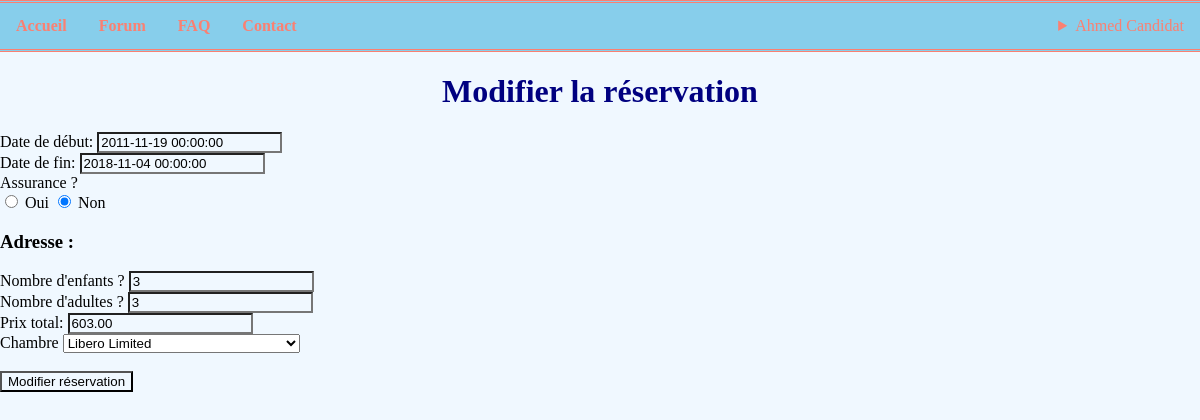
The page /index.php?section=updatereservation&reservation=2 (signed in) on the database its author committed.
### tables this page shows
CREATE TABLE IF NOT EXISTS `user` (
  `userId` int(11) NOT NULL AUTO_INCREMENT,
  `firstName` varchar(50) NOT NULL,
  `lastName` varchar(50) NOT NULL,
  `email` varchar(50) NOT NULL,
  `country` varchar(50) NOT NULL,
  `phone` varchar(20) NOT NULL,
  `password` varchar(50) NOT NULL,
  `roleId` int(11) NOT NULL,
  PRIMARY KEY (`userId`),
  FOREIGN KEY (`roleId`) REFERENCES `role`(`roleId`)
);

CREATE TABLE IF NOT EXISTS `reservation` (
  `reservationId` int(11) NOT NULL AUTO_INCREMENT,
  `startDate` datetime NOT NULL,
  `endDate` datetime NOT NULL,
  `insurance` tinyint(1) NOT NULL,
  `isCancelled` tinyint(1) NOT NULL,
  `childrenQuantity` int(1) NOT NULL,
  `adultQuantity` int(1) NOT NULL,
  `totalPrice` decimal(5,2) NOT NULL,
  `roomId` int(11) NOT NULL,
  `userId` int(11) NOT NULL,
  PRIMARY KEY (`reservationId`),
  FOREIGN KEY (`roomId`) REFERENCES `room`(`roomId`),
  FOREIGN KEY (`userId`) REFERENCES `user`(`userId`)
);

### Controllers/navigation.php (called while the page is built, shortened)
<?php
require_once('Models/User.php');
$client = false;
$admin = false;
if(isset($_SESSION["login"]) && isset($_SESSION["roleId"])){
    $login = $_SESSION["login"];
    $roleId = $_SESSION["roleId"];
    $dbUser = $user->getById($login);
    $userName = $dbUser["firstName"] . " " . $dbUser["lastName"];
    if($roleId == 1){
        $client = true;
    }
    else if($roleId == 2){
        $admin = true;
    }
}
require_once('Views/Pages/navigation.php')
?>

### Models/User.php (called while the page is built, shortened)
<?php
class User extends Connection{
    public function getById ($id){
		$pdo = $this->dbConnection();
		$stmt = $pdo->prepare("SELECT * FROM USER WHERE userId=?");
        $stmt->execute([$id]);
        return $user = $stmt->fetch();
    }
 }
?>

### Models/Reservation.php (called while the page is built, shortened)
<?php
class Reservation extends Connection{
	public function getReservation($reservationId){
		$pdo = $this->dbConnection();
		$request = "SELECT * FROM reservation WHERE reservationId = :reservationId";
		$objects = $pdo->prepare($request);
		$objects->execute(array(
			'reservationId' => $reservationId
		));
		return $objects->fetch();
	}
	public function getRoom($roomId){
		$pdo = $this->dbConnection();
		$stmt = $pdo->prepare("SELECT * FROM room WHERE roomId=?");
		$stmt->execute([$roomId]);
		return $review = $stmt->fetch();
	}
	public function getRooms(){
		$pdo = $this->dbConnection();
		$request = "SELECT * FROM room";
		$objects = $pdo->query($request);
		return $objects->fetchAll(PDO::FETCH_ASSOC);
	}
}

### Controllers/Admin/ReservationsControllers/update.php (the view, shortened to what this page needs)
<?php
require_once("Models/Reservation.php");
$room = $con->getRoom("roomId");
$reservation = $con->getReservation($_GET["reservation"]);
$rooms = $con->getRooms();
$roomResult = "";
foreach ($rooms as $eachRoom) {
	if($eachRoom["roomId"]==$reservation['roomId']){
		$roomResult.= "<option value=". $eachRoom["roomId"]." selected>". $eachRoom["roomName"] . "</option>" ;
	}
	else{
		$roomResult.= "<option value=". $eachRoom["roomId"].">". $eachRoom["roomName"] . "</option>";
	}
}
require_once("Views/Admin/ReservationsViews/update.php");
?>

### Views/Pages/navigation.php (shortened to what this page needs)
<nav id="navigation">
	<ul class="menu">
		<li class="navigation"><a href=".">Accueil</a></li>
		<li class="navigation"><a href="?section=forum">Forum</a></li>
		<li class="navigation"><a href="?section=faq">FAQ</a></li>
		<li class="navigation"><a href="?section=contact">Contact</a></li>
		<?php
		if($client){
			?>
			<li id="profil">
				<details>
					<summary><?= $userName ?></summary>
					<li><a href="?section=profil">Profil</a></li>
					<li><a href="?section=historique">Historique</a></li>
					<li><a href="?section=deconnexion">Déconnexion</a></li>
				</details>
			</li>
			<?php
		}
		else if($admin){
			?>
			<li id="profil">
				<details>
					<summary><?= $userName ?></summary>
				</details>
			</li>
			<?php
		}
		else{
			?>
			<li class="login navigation" ><a href="?section=login">Login</a></li>
			<?php
		}
		?>
	</ul>
</nav>

### Views/Admin/ReservationsViews/update.php (shortened to what this page needs)
	<h1>Modifier la réservation</h1>
	<form action="#" method="post">
		<div class="FormHostelName FormHostelGroups">
			<label for="">Date de début:</label>
			<input type="text" name="startDate" value="<?= $reservation["startDate"]?>">
		</div>
		<div class="FormHostelName FormHostelGroups">
			<label for="">Date de fin:</label>
			<input type="text" name="endDate" value="<?= $reservation["endDate"]?>">
		</div>
		<div class="FormHostelStars FormHostelGroups">
			<label for="">Assurance ?</label>
			<div>
				<label>
					<input type="radio" name="insurance" value="0" <?php if($reservation["insurance"] == 0){ echo "checked";} ?> />
					<span class="icon">Oui</span>
				</label>
				<label>
					<input type="radio" name="insurance" value="1" <?php if($reservation["insurance"] == 1){ echo "checked";} ?> />
					<span class="icon">Non</span>
				</label>
			</div>
		</div>
		<div class="FormHostelAdress FormHostelGroups">
			<h3>Adresse :</h3>
			<div class="FormHostelAdressStreet">
				<label for="">Nombre d'enfants ?</label>
				<input type="number" name="childrenQuantity" value="<?= $reservation["childrenQuantity"]?>">
			</div>
			<div class="FormHostelAdressNumber">
				<label for="">Nombre d'adultes ?</label>
				<input type="text" name="adultQuantity" value="<?= $reservation["adultQuantity"]?>">
			</div>
			<div class="FormHostelAdressZip">
				<label for="">Prix total:</label>
				<input type="number" name="totalPrice" value="<?= $reservation["totalPrice"]?>">
			</div>
		</div>
	<div class="FormHostelPhone FormHostelGroups">
		<div >
			<label for="">Chambre</label>
			<select name="roomId" value="<?= $room["roomName"] ?>">
				<?= $roomResult ?>
			</select>
		</div>
	</div>
<br>
<input type="submit" value="Modifier réservation" >
</form>

### Contents/style.css (style rules this page uses)
body { margin: 0; background-color: aliceblue; }
.menu { list-style-type: none; margin: 0; padding: 0; overflow: hidden; background-color: skyblue; color: salmon; border-top: 3px double salmon; border-bottom: 3px double salmon; }
.navigation { float: left; margin: 0; }
.navigation a { display: block; color: black; text-align: center; padding: 14px 16px; text-decoration: none; color: salmon; font-weight: bold; }
#profil { float: right; padding: 14px 16px; }
a { color: salmon; text-decoration: none; }
input { background-color: aliceblue; }
.coordinates, h1 { text-align: center; color: navy; }

### rows shown on the page
user: userName "Ahmed Candidat"
reservation: startDate "2011-11-19 00:00:00", endDate "2018-11-04 00:00:00", insurance "☐ Oui", insurance "☑ Non", childrenQuantity "3", adultQuantity "3", totalPrice "603.00"

### other values the page prints
form field roomId "Libero Limited"
